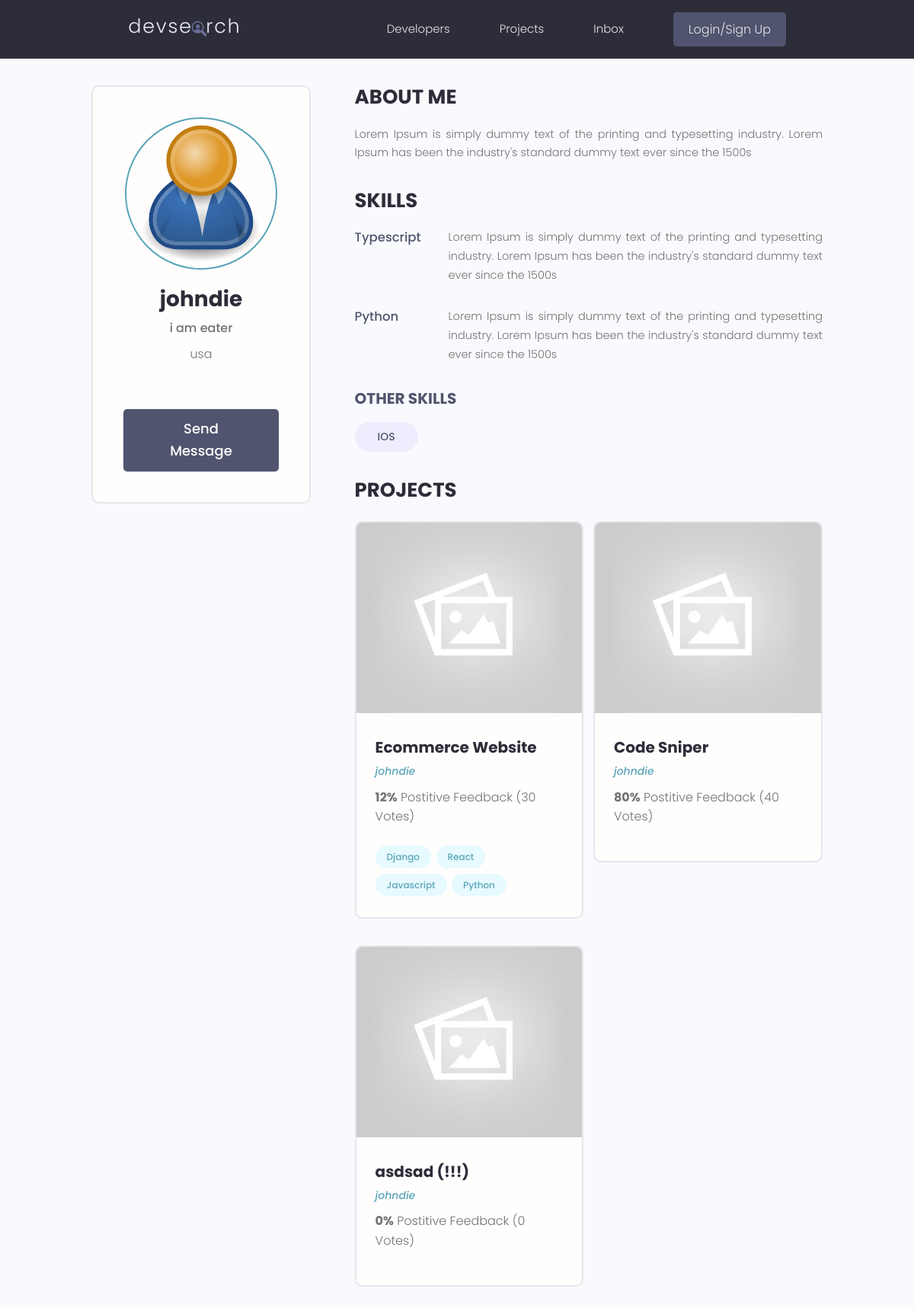
Before: /profile/a9608c72-9128-408a-93bc-c836740daae0/ with the older database file.
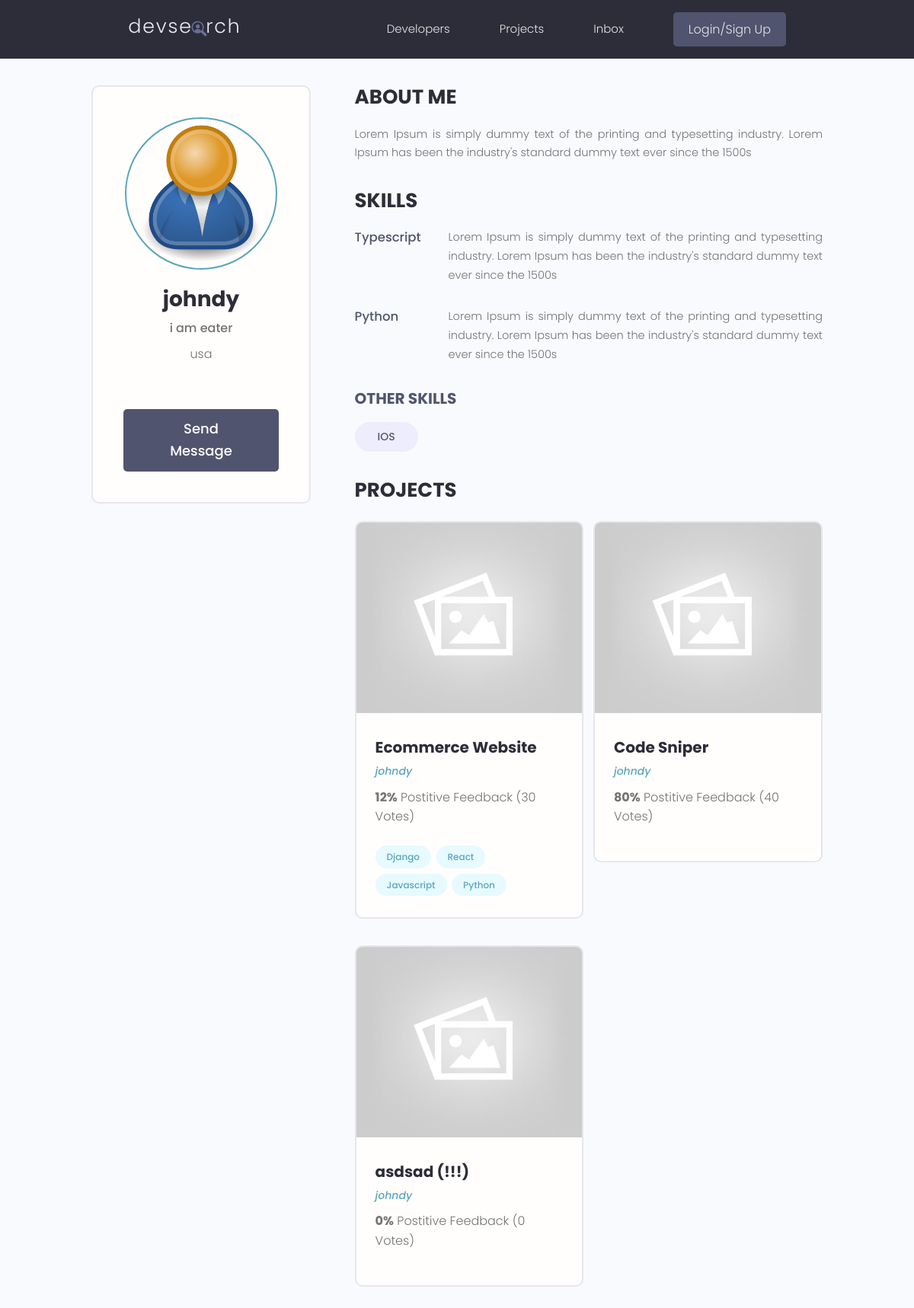
After: the same page with the newer database file.
### users/models.py (models this page shows, shortened)
class Profile(models.Model):
    user = models.OneToOneField(User, on_delete=models.CASCADE, null=True, blank=True)
    name = models.CharField(max_length=200, null=True, blank=True)
    username = models.CharField(max_length=200, null=True, blank=True)
    location = models.CharField(max_length=200, null=True, blank=True)
    email = models.EmailField(max_length=500, blank=True, null=True)
    short_intro =  models.CharField(max_length=200, null=True, blank=True)
    bio = models.TextField(null=True, blank=True)
    profile_image = models.ImageField(null=True, blank=True, upload_to='profiles/', default='profiles/user-default.png')
    social_github = models.CharField(max_length=200, null=True, blank=True)
    social_twitter = models.CharField(max_length=200, null=True, blank=True)
    social_linkedin = models.CharField(max_length=200, null=True, blank=True)
    social_youtube = models.CharField(max_length=200, null=True, blank=True)
    social_website = models.CharField(max_length=200, null=True, blank=True)
    created = models.DateTimeField(auto_now_add=True)
    id = models.UUIDField(
        default=uuid.uuid4,
        unique=True,
        primary_key=True,
        editable=False
    )

### projects/models.py (models this page shows, shortened)
class Project(models.Model):
    owner = models.ForeignKey(Profile, null=True, blank=True, on_delete=models.SET_NULL)
    title = models.CharField(max_length=200)
    description = models.TextField(null=True, blank=True)
    featured_image = models.ImageField(null=True, blank=True, default='default.jpg')
    demo_link = models.CharField(max_length=2000, null=True, blank=True)
    source_link = models.CharField(max_length=2000, null=True, blank=True)
    tags = models.ManyToManyField('Tag', blank=True)
    vote_ratio = models.IntegerField(default=0, null=True, blank=True)
    vote_total = models.IntegerField(default=0, null=True, blank=True)
    created = models.DateTimeField(auto_now_add=True)
    id = models.UUIDField(
        default=uuid.uuid4,
        unique=True,
        primary_key=True,
        editable=False
    )

### users/views.py (the view)
# urls.py: path('profile/<str:pk>/', views.user_profile, name='user-profile'),
def user_profile(request, pk):
    profile = Profile.objects.get(id=pk)
    top_skills = profile.skill_set.exclude(description__exact="")
    othe_skills = profile.skill_set.filter(description="")
    context = {
        'profile': profile,
        'topSkills': top_skills,
        'otherSkills': othe_skills,
    }
    return render(request, 'users/user-profile.html', context)

### projects/models.py (called while the page is built)
    def __str__(self):
        return self.name

### users/templates/users/user-profile.html (shortened to what the changed rows need)
{% extends 'main.html' %} {% block content %}
<main class="profile my-md">
    <div class="container">
        <div class="layout">
            <div class="column column--1of3">
                <div class="card text-center">
                    <div class="card__body dev">
                        <img
                            class="avatar avatar--xl"
                            src="{{ profile.profile_image.url }}"
                        />
                        <h2 class="dev__name">{{ profile.name }}</h2>
                        <p class="dev__title">{{ profile.short_intro }}</p>
                        <p class="dev__location">{{ profile.location }}</p>
                        <a href="#" class="btn btn--sub btn--lg"
                            >Send Message
                        </a>
                    </div>
                </div>
            </div>
            <div class="column column--2of3">
                <div class="devInfo">
                    <h3 class="devInfo__title">About Me</h3>
                    <p class="devInfo__about">{{ profile.bio }}</p>
                </div>
                <div class="devInfo">
                    <div class="grid grid--two">
                        {% for project in profile.project_set.all %}
                        <div class="column">
                            <div class="card project">
                                <a
                                    href="{% url 'project' project.id %}"
                                    class="project"
                                >
                                    <img
                                        class="project__thumbnail"
                                        src="{{ project.featured_image.url }}"
                                        alt="project thumbnail"
                                    />
                                    <div class="card__body">
                                        <h3 class="project__title">
                                            {{ project.title }}
                                        </h3>
                                        <p>
                                            <a
                                                class="project__author"
                                                href="{% url 'user-profile' project.owner.id %}"
                                                >{{ project.owner.name }}</a
                                            >
                                        </p>
                                        <p class="project--rating">
                                            <span style="font-weight: bold"
                                                >{{ project.vote_ratio }}%</span
                                            >
                                            Postitive Feedback
                                            ({{project.vote_total }} Votes)
                                        </p>
                                        <div class="project__tags">
                                            {% for tag in project.tags.all %}
                                            <span
                                                class="tag tag--pill tag--main"
                                            >
                                                <small>{{ tag }}</small>
                                            </span>
                                            {% endfor %}
                                        </div>
                                    </div>
                                </a>
                            </div>
                        </div>
                        {% endfor %}
                    </div>
                </div>
            </div>
        </div>
    </div>
</main>
{% endblock content %}

Changed rows visible on the page:
changed Profile "i am eater": name "johndie" → "johndy"
changed through a linked row, Project "Ecommerce Website": owner.name "johndie" → "johndy"
changed through a linked row, Project "Code Sniper": owner.name "johndie" → "johndy"
changed through a linked row, Project "asdsad (!!!)": owner.name "johndie" → "johndy"
